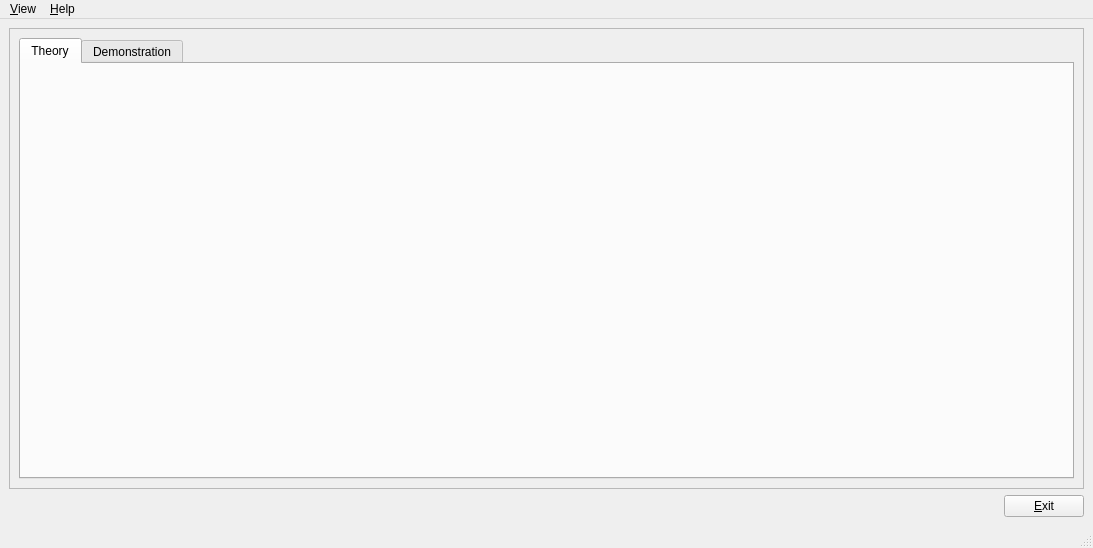
<?xml version="1.0" encoding="UTF-8"?>
<ui version="4.0">
 <class>MainWindow</class>
 <widget class="QMainWindow" name="MainWindow">
  <property name="geometry">
   <rect>
    <x>0</x>
    <y>0</y>
    <width>1093</width>
    <height>548</height>
   </rect>
  </property>
  <property name="windowTitle">
   <string>Hash tables</string>
  </property>
  <widget class="QWidget" name="centralwidget">
   <layout class="QVBoxLayout" name="verticalLayout_3">
    <item>
     <widget class="QStackedWidget" name="m_stackedWidget">
      <property name="sizePolicy">
       <sizepolicy hsizetype="MinimumExpanding" vsizetype="MinimumExpanding">
        <horstretch>0</horstretch>
        <verstretch>0</verstretch>
       </sizepolicy>
      </property>
      <property name="frameShape">
       <enum>QFrame::StyledPanel</enum>
      </property>
      <property name="frameShadow">
       <enum>QFrame::Plain</enum>
      </property>
      <property name="lineWidth">
       <number>1</number>
      </property>
      <property name="currentIndex">
       <number>0</number>
      </property>
      <widget class="QWidget" name="m_firstPage">
       <layout class="QVBoxLayout" name="firstPageLayout">
        <item>
         <widget class="QTabWidget" name="m_tabWidget">
          <property name="currentIndex">
           <number>0</number>
          </property>
          <widget class="TextBrowserWidget" name="m_theoryTab">
           <attribute name="title">
            <string>Theory</string>
           </attribute>
          </widget>
          <widget class="DemonstrationWidget" name="m_demonstrationTab">
           <attribute name="title">
            <string>Demonstration</string>
           </attribute>
          </widget>
         </widget>
        </item>
       </layout>
      </widget>
      <widget class="TestingWidget" name="m_secondPage">
       <property name="enabled">
        <bool>true</bool>
       </property>
      </widget>
     </widget>
    </item>
    <item>
     <layout class="QHBoxLayout" name="bottomLayout">
      <item>
       <spacer name="bottomSpacer">
        <property name="orientation">
         <enum>Qt::Horizontal</enum>
        </property>
        <property name="sizeHint" stdset="0">
         <size>
          <width>40</width>
          <height>20</height>
         </size>
        </property>
       </spacer>
      </item>
      <item>
       <widget class="QPushButton" name="m_exitButton">
        <property name="text">
         <string>&amp;Exit</string>
        </property>
       </widget>
      </item>
     </layout>
    </item>
   </layout>
  </widget>
  <widget class="QMenuBar" name="m_menubar">
   <property name="geometry">
    <rect>
     <x>0</x>
     <y>0</y>
     <width>1093</width>
     <height>20</height>
    </rect>
   </property>
   <property name="sizePolicy">
    <sizepolicy hsizetype="MinimumExpanding" vsizetype="Preferred">
     <horstretch>0</horstretch>
     <verstretch>0</verstretch>
    </sizepolicy>
   </property>
   <widget class="QMenu" name="menuHelp">
    <property name="title">
     <string>&amp;Help</string>
    </property>
    <addaction name="m_actionManual"/>
    <addaction name="separator"/>
    <addaction name="m_actionAbout"/>
   </widget>
   <widget class="QMenu" name="menuView">
    <property name="title">
     <string>&amp;View</string>
    </property>
    <addaction name="m_actionTheory"/>
    <addaction name="m_actionPractice"/>
   </widget>
   <addaction name="menuView"/>
   <addaction name="menuHelp"/>
  </widget>
  <widget class="QStatusBar" name="m_statusbar"/>
  <action name="m_actionNewUserSession">
   <property name="text">
    <string>&amp;User session</string>
   </property>
   <property name="toolTip">
    <string>User session</string>
   </property>
   <property name="shortcut">
    <string>Ctrl+N</string>
   </property>
  </action>
  <action name="m_actionOpen">
   <property name="text">
    <string>&amp;Open...</string>
   </property>
   <property name="shortcut">
    <string>Ctrl+O</string>
   </property>
  </action>
  <action name="m_actionSave">
   <property name="enabled">
    <bool>true</bool>
   </property>
   <property name="text">
    <string>&amp;Save</string>
   </property>
   <property name="shortcut">
    <string>Ctrl+S</string>
   </property>
  </action>
  <action name="m_actionSaveAs">
   <property name="text">
    <string>Save &amp;As...</string>
   </property>
  </action>
  <action name="m_actionOptions">
   <property name="text">
    <string>&amp;Options...</string>
   </property>
  </action>
  <action name="m_actionManual">
   <property name="text">
    <string>&amp;Manual</string>
   </property>
   <property name="shortcut">
    <string>Ctrl+H</string>
   </property>
  </action>
  <action name="m_actionAbout">
   <property name="text">
    <string>About this &amp;program</string>
   </property>
   <property name="shortcut">
    <string>Ctrl+A</string>
   </property>
  </action>
  <action name="m_actionTheory">
   <property name="text">
    <string>&amp;Theory</string>
   </property>
   <property name="shortcut">
    <string>Ctrl+T</string>
   </property>
  </action>
  <action name="m_actionPractice">
   <property name="text">
    <string>&amp;Practice</string>
   </property>
   <property name="shortcut">
    <string>Ctrl+P</string>
   </property>
  </action>
  <action name="m_actionAllSessions">
   <property name="text">
    <string>&amp;General</string>
   </property>
  </action>
  <action name="m_actionCurrentSessions">
   <property name="enabled">
    <bool>false</bool>
   </property>
   <property name="text">
    <string>&amp;Current</string>
   </property>
  </action>
 </widget>
 <customwidgets>
  <customwidget>
   <class>TestingWidget</class>
   <extends>QWidget</extends>
   <header>testingWidget.h</header>
   <container>1</container>
  </customwidget>
  <customwidget>
   <class>DemonstrationWidget</class>
   <extends>QWidget</extends>
   <header>demonstrationWidget.h</header>
   <container>1</container>
  </customwidget>
  <customwidget>
   <class>TextBrowserWidget</class>
   <extends>QWidget</extends>
   <header>textBrowserWidget.h</header>
   <container>1</container>
  </customwidget>
 </customwidgets>
 <tabstops>
  <tabstop>m_tabWidget</tabstop>
  <tabstop>m_exitButton</tabstop>
 </tabstops>
 <resources/>
 <connections>
  <connection>
   <sender>m_exitButton</sender>
   <signal>clicked()</signal>
   <receiver>MainWindow</receiver>
   <slot>close()</slot>
   <hints>
    <hint type="sourcelabel">
     <x>1044</x>
     <y>503</y>
    </hint>
    <hint type="destinationlabel">
     <x>935</x>
     <y>524</y>
    </hint>
   </hints>
  </connection>
 </connections>
</ui>
